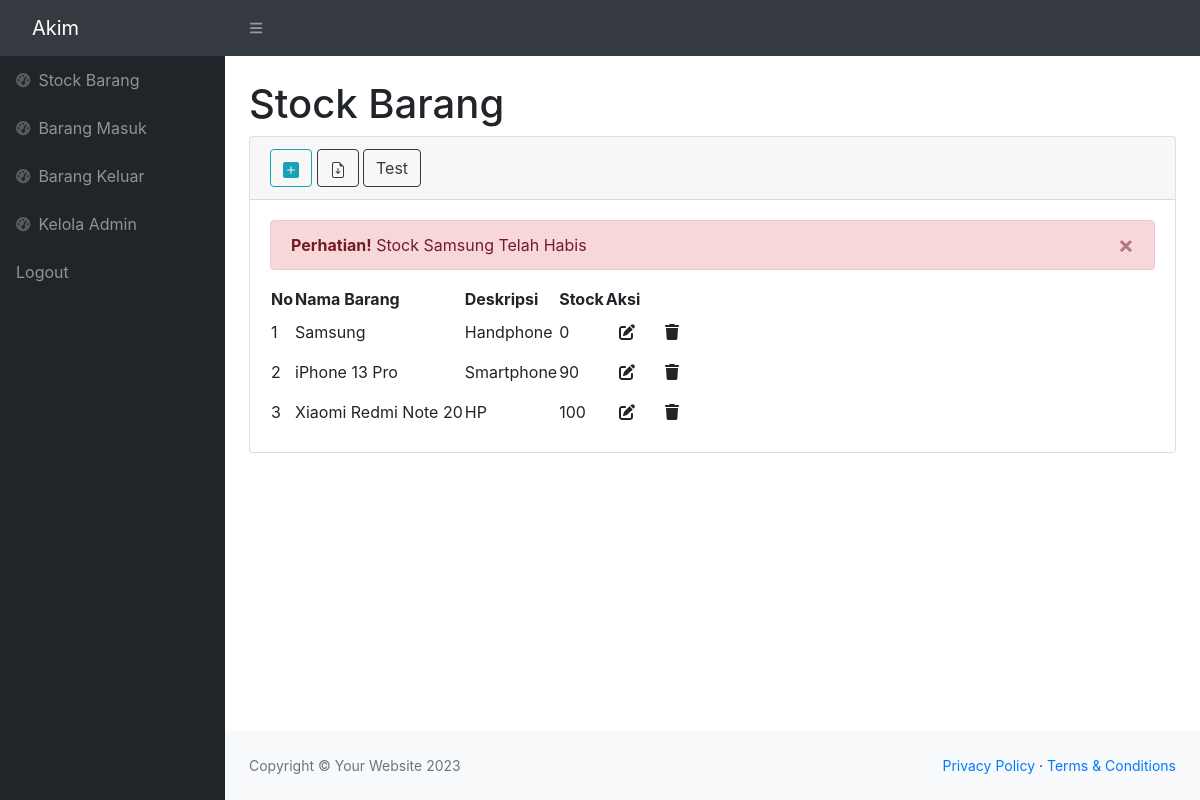
Screenshot of /index.php (signed in) with the database file from the repository.
### tables this page shows
CREATE TABLE `stock` (
  `idbarang` int(11) NOT NULL,
  `namabarang` varchar(25) NOT NULL,
  `deskripsi` varchar(25) NOT NULL,
  `stock` int(11) NOT NULL
);

### index.php (the view, shortened to what this page needs)
<?php
require 'function.php';
?>
<!DOCTYPE html>
<html lang="en">
    <head>
        <link href="https://cdn.jsdelivr.net/npm/simple-datatables@7.1.2/dist/style.min.css" rel="stylesheet" />
        <link href="css/styles.css" rel="stylesheet" />
    </head>
    <body class="sb-nav-fixed">
        <nav class="sb-topnav navbar navbar-expand navbar-dark bg-dark">
            <a class="navbar-brand ps-3" href="index.php">Akim</a>
            <button class="btn btn-link btn-sm order-1 order-lg-0 me-4 me-lg-0" id="sidebarToggle" href="#!"><i class="fas fa-bars"></i></button>
        </nav>
        <div id="layoutSidenav">
            <div id="layoutSidenav_nav">
                <nav class="sb-sidenav accordion sb-sidenav-dark" id="sidenavAccordion">
                    <div class="sb-sidenav-menu">
                        <div class="nav">
                            <a class="nav-link" href="index.php">
                                <div class="sb-nav-link-icon"><i class="fas fa-tachometer-alt"></i></div>
                                Stock Barang
                            </a>
                            <a class="nav-link" href="masuk.php">
                                <div class="sb-nav-link-icon"><i class="fas fa-tachometer-alt"></i></div>
                                Barang Masuk
                            </a>
                            <a class="nav-link" href="keluar.php">
                                <div class="sb-nav-link-icon"><i class="fas fa-tachometer-alt"></i></div>
                                Barang Keluar
                            </a>
                            <a class="nav-link" href="admin.php">
                                <div class="sb-nav-link-icon"><i class="fas fa-tachometer-alt"></i></div>
                                Kelola Admin
                            </a>
                            <a class="nav-link" href="logout.php">
                                Logout
                            </a>
                        </div>
                    </div>
                </nav>
            </div>
            <div id="layoutSidenav_content">
                <main>
                    <div class="container-fluid px-4">
                        <h1 class="mt-4">Stock Barang</h1>
                        <div class="card mb-4">
                            <div class="card-header">
                                <button type="button" class="btn btn-outline-info" data-toggle="modal" data-target="#myModal">
                                    <svg xmlns="http://www.w3.org/2000/svg" width="16" height="16" fill="currentColor" class="bi bi-plus-square-fill" viewBox="0 0 16 16">
                                    <path d="M2 0a2 2 0 0 0-2 2v12a2 2 0 0 0 2 2h12a2 2 0 0 0 2-2V2a2 2 0 0 0-2-2zm6.5 4.5v3h3a.5.5 0 0 1 0 1h-3v3a.5.5 0 0 1-1 0v-3h-3a.5.5 0 0 1 0-1h3v-3a.5.5 0 0 1 1 0"/>
                                    </svg>
                                </button>
                                <a href="export.php" class="btn btn btn-outline-dark"></a>
                                <a href="navbar.php" type="button" class="btn btn btn-outline-dark">Test</a>
                            </div>
                            <div class="card-body">
                            <?php
                                $ambildatastock = mysqli_query($conn, "select * from stock where stock < 1");
                                while($fetch = mysqli_fetch_array($ambildatastock)){
                                    $barang = $fetch['namabarang'];
                            ?>
                            <div class="alert alert-danger alert-dismissible">
                                <button type="button" class="close" data-dismiss="alert">&times;</button>
                                <strong>Perhatian!</strong> Stock <?=$barang;?> Telah Habis
                            </div>
                            <?php
                                }
                            ?>
                                <table id="datatablesSimple">
                                    <thead>
                                        <tr>
                                            <th>No</th>
                                            <th>Nama Barang</th>
                                            <th>Deskripsi</th>
                                            <th>Stock</th>
                                            <th>Aksi</th>
                                        </tr>
                                    </thead>
                                    <tbody>
                                        <?php
                                        $ambilsemuadatastock = mysqli_query($conn,"select * from stock");
                                        $i = 1;
                                        while($data=mysqli_fetch_array($ambilsemuadatastock)){
                                            $namabarang = $data['namabarang'];
                                            $deskripsi = $data['deskripsi'];
                                            $stock = $data['stock'];
                                            $idb = $data['idbarang'];
                                        ?>
                                        <tr>
                                            <td><?=$i++?></td>
                                            <td><?=$namabarang;?></td>
                                            <td><?=$deskripsi;?></td>
                                            <td><?=$stock;?></td>
                                            <td>
                                                <button class="btn" data-toggle="modal" data-target="#edit<?=$idb;?>"><i class="fa fa-edit "></i></button>
                                                <button class="btn" data-toggle="modal" data-target="#delete<?=$idb;?>"><i class="fa fa-trash"></i></button>
                                            </td>
                                        </tr>
                                        <?php
                                        };
                                        ?>
                                    </tbody>
                                </table>
                            </div>
                        </div>
                    </div>
                </main>
                <footer class="py-4 bg-light mt-auto">
                    <div class="container-fluid px-4">
                        <div class="d-flex align-items-center justify-content-between small">
                            <div class="text-muted">Copyright &copy; Your Website 2023</div>
                            <div>
                                <a href="#">Privacy Policy</a>
                                &middot;
                                <a href="#">Terms &amp; Conditions</a>
                            </div>
                        </div>
                    </div>
                </footer>
            </div>
        </div>
        <link rel="stylesheet" href="https://cdn.jsdelivr.net/npm/bootstrap@4.6.2/dist/css/bootstrap.min.css">
        <link rel="stylesheet" href="https://cdnjs.cloudflare.com/ajax/libs/font-awesome/4.7.0/css/font-awesome.min.css">
    </body>
</html>

### rows the page displays
stock: namabarang "Samsung", deskripsi "Handphone", stock "0"
stock: namabarang "iPhone 13 Pro", deskripsi "Smartphone", stock "90"
stock: namabarang "Xiaomi Redmi Note 20", deskripsi "HP", stock "100"
